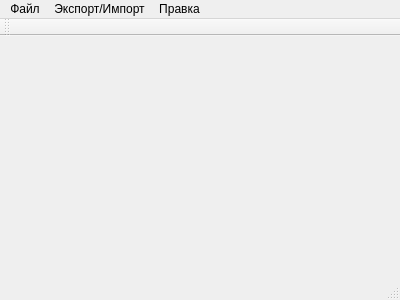
<?xml version="1.0" encoding="UTF-8"?>
<ui version="4.0">
 <class>MainWnd</class>
 <widget class="QMainWindow" name="MainWnd">
  <property name="geometry">
   <rect>
    <x>0</x>
    <y>0</y>
    <width>400</width>
    <height>300</height>
   </rect>
  </property>
  <property name="windowTitle">
   <string>MainWnd</string>
  </property>
  <widget class="QWidget" name="centralWidget"/>
  <widget class="QMenuBar" name="menuBar">
   <property name="geometry">
    <rect>
     <x>0</x>
     <y>0</y>
     <width>400</width>
     <height>27</height>
    </rect>
   </property>
   <widget class="QMenu" name="menuExportImport">
    <property name="title">
     <string>Экспорт/Импорт</string>
    </property>
    <addaction name="actionBaseDataImport"/>
    <addaction name="actionWellDataImport"/>
    <addaction name="separator"/>
    <addaction name="actionCurrentElementExprort"/>
   </widget>
   <widget class="QMenu" name="menu">
    <property name="title">
     <string>Правка</string>
    </property>
    <addaction name="actionRemoveCurrentStructureFromProject"/>
    <addaction name="actionRemoveCurrentTrapFromProject"/>
    <addaction name="actionRemoveCurrentStratumFromProject"/>
    <addaction name="actionRemoveCurrentWellFromProject"/>
   </widget>
   <widget class="QMenu" name="menuFile">
    <property name="title">
     <string>Файл</string>
    </property>
    <addaction name="actionCreateEmptyProject"/>
    <addaction name="actionOpenProject"/>
    <addaction name="actionSaveCurrentProject"/>
    <addaction name="actionSaveCurrentProjectAs"/>
    <addaction name="actionSaveAllOpenedProjects"/>
    <addaction name="separator"/>
    <addaction name="actionCloseCurrentProject"/>
    <addaction name="actionCloseAllOpenedProjects"/>
    <addaction name="separator"/>
    <addaction name="actionExit"/>
   </widget>
   <addaction name="menuFile"/>
   <addaction name="menuExportImport"/>
   <addaction name="menu"/>
  </widget>
  <widget class="QToolBar" name="mainToolBar">
   <attribute name="toolBarArea">
    <enum>TopToolBarArea</enum>
   </attribute>
   <attribute name="toolBarBreak">
    <bool>false</bool>
   </attribute>
  </widget>
  <widget class="QStatusBar" name="statusBar"/>
  <action name="actionCreateEmptyProject">
   <property name="text">
    <string>Создать пустой проект</string>
   </property>
  </action>
  <action name="actionOpenProject">
   <property name="text">
    <string>Открыть проект</string>
   </property>
  </action>
  <action name="actionSaveCurrentProject">
   <property name="text">
    <string>Сохранить проект</string>
   </property>
  </action>
  <action name="actionSaveAllOpenedProjects">
   <property name="text">
    <string>Сохранить все открытые проекты</string>
   </property>
  </action>
  <action name="actionCloseCurrentProject">
   <property name="text">
    <string>Закрыть проект</string>
   </property>
  </action>
  <action name="actionCloseAllOpenedProjects">
   <property name="text">
    <string>Закрыть все проекты</string>
   </property>
  </action>
  <action name="actionExit">
   <property name="text">
    <string>Выход</string>
   </property>
  </action>
  <action name="actionAddStructure">
   <property name="text">
    <string>Добавить структуру</string>
   </property>
  </action>
  <action name="actionAddTrapToCurrentStructure">
   <property name="text">
    <string>Добавить ловушку к структуре</string>
   </property>
  </action>
  <action name="actionRefreshStructureData">
   <property name="text">
    <string>Обновить данные структуры</string>
   </property>
  </action>
  <action name="actionRefreshTrapData">
   <property name="text">
    <string>Обновить данные ловушки</string>
   </property>
  </action>
  <action name="actionRemoveCurrentStructure">
   <property name="text">
    <string>Удалить выделенную структуру</string>
   </property>
  </action>
  <action name="actionRemoveCurrentTrap">
   <property name="text">
    <string>Удалить выделенную ловушку</string>
   </property>
  </action>
  <action name="actionEditWellsInProject">
   <property name="text">
    <string>Редактировать скважины проекта</string>
   </property>
  </action>
  <action name="actionSaveCurrentProjectAs">
   <property name="text">
    <string>Сохранить проект как...</string>
   </property>
  </action>
  <action name="actionBaseDataImport">
   <property name="text">
    <string>Импорт основной информации</string>
   </property>
  </action>
  <action name="actionWellDataImport">
   <property name="text">
    <string>Импорт данных по рекомендуемым скважинам</string>
   </property>
  </action>
  <action name="actionCurrentElementExprort">
   <property name="text">
    <string>Экспорт выбранного элемента</string>
   </property>
  </action>
  <action name="actionRemoveCurrentStructureFromProject">
   <property name="text">
    <string>Удалить текущую структуру</string>
   </property>
  </action>
  <action name="actionRemoveCurrentTrapFromProject">
   <property name="text">
    <string>Удалить текущую ловушку</string>
   </property>
  </action>
  <action name="actionRemoveCurrentStratumFromProject">
   <property name="text">
    <string>Удалить текущий пласт</string>
   </property>
  </action>
  <action name="actionRemoveCurrentWellFromProject">
   <property name="text">
    <string>Удалить текущую скважину</string>
   </property>
  </action>
 </widget>
 <layoutdefault spacing="6" margin="11"/>
 <resources/>
 <connections/>
</ui>
